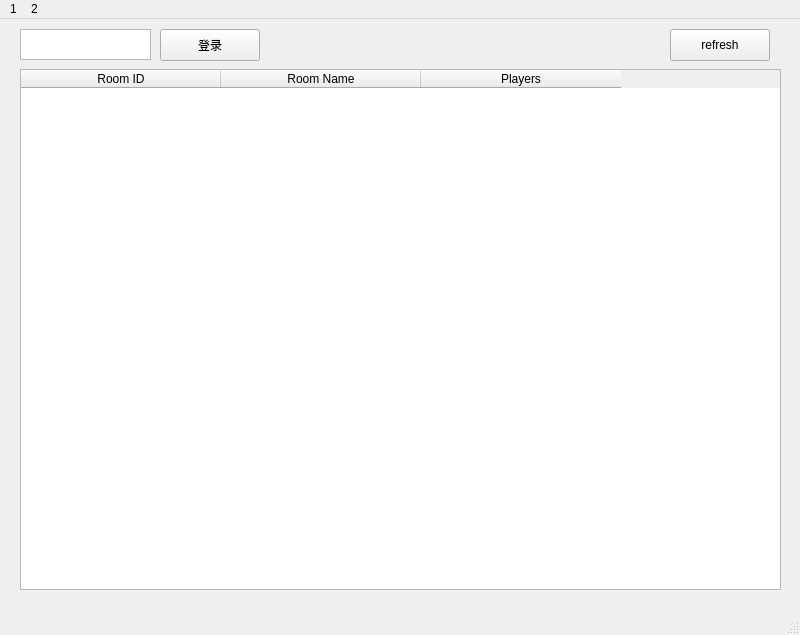
<?xml version="1.0" encoding="UTF-8"?>
<ui version="4.0">
 <class>MainWindow</class>
 <widget class="QMainWindow" name="MainWindow">
  <property name="geometry">
   <rect>
    <x>0</x>
    <y>0</y>
    <width>800</width>
    <height>635</height>
   </rect>
  </property>
  <property name="windowTitle">
   <string>MainWindow</string>
  </property>
  <widget class="QWidget" name="centralwidget">
   <widget class="QTextEdit" name="textEditUsername">
    <property name="geometry">
     <rect>
      <x>20</x>
      <y>10</y>
      <width>131</width>
      <height>31</height>
     </rect>
    </property>
   </widget>
   <widget class="QPushButton" name="pushButtonLogin">
    <property name="geometry">
     <rect>
      <x>160</x>
      <y>10</y>
      <width>100</width>
      <height>32</height>
     </rect>
    </property>
    <property name="text">
     <string>登录</string>
    </property>
   </widget>
   <widget class="QPushButton" name="pushButtonRefresh">
    <property name="geometry">
     <rect>
      <x>670</x>
      <y>10</y>
      <width>100</width>
      <height>32</height>
     </rect>
    </property>
    <property name="text">
     <string>refresh</string>
    </property>
   </widget>
   <widget class="QLabel" name="labelUsername">
    <property name="geometry">
     <rect>
      <x>280</x>
      <y>10</y>
      <width>311</width>
      <height>31</height>
     </rect>
    </property>
    <property name="text">
     <string/>
    </property>
   </widget>
   <widget class="QTableWidget" name="tableWidgetRooms">
    <property name="geometry">
     <rect>
      <x>20</x>
      <y>50</y>
      <width>761</width>
      <height>521</height>
     </rect>
    </property>
    <attribute name="horizontalHeaderMinimumSectionSize">
     <number>200</number>
    </attribute>
    <attribute name="horizontalHeaderDefaultSectionSize">
     <number>200</number>
    </attribute>
    <attribute name="verticalHeaderMinimumSectionSize">
     <number>30</number>
    </attribute>
    <attribute name="verticalHeaderDefaultSectionSize">
     <number>30</number>
    </attribute>
    <column>
     <property name="text">
      <string>Room ID</string>
     </property>
    </column>
    <column>
     <property name="text">
      <string>Room Name</string>
     </property>
    </column>
    <column>
     <property name="text">
      <string>Players</string>
     </property>
    </column>
   </widget>
  </widget>
  <widget class="QMenuBar" name="menubar">
   <property name="geometry">
    <rect>
     <x>0</x>
     <y>0</y>
     <width>800</width>
     <height>24</height>
    </rect>
   </property>
   <widget class="QMenu" name="menu1">
    <property name="title">
     <string>1</string>
    </property>
   </widget>
   <widget class="QMenu" name="menu2">
    <property name="title">
     <string>2</string>
    </property>
   </widget>
   <addaction name="menu1"/>
   <addaction name="menu2"/>
  </widget>
  <widget class="QStatusBar" name="statusbar"/>
 </widget>
 <resources/>
 <connections/>
</ui>
